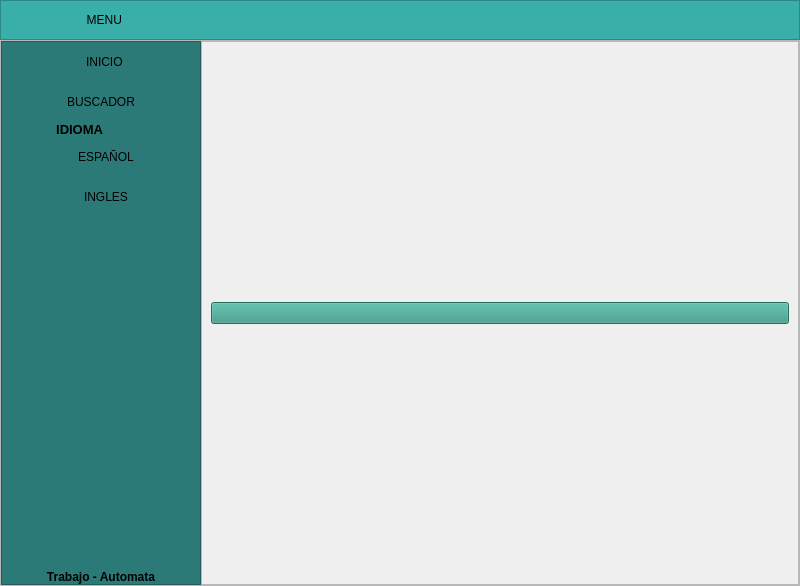
<?xml version="1.0" encoding="UTF-8"?>
<ui version="4.0">
 <class>MainWindow</class>
 <widget class="QMainWindow" name="MainWindow">
  <property name="geometry">
   <rect>
    <x>0</x>
    <y>0</y>
    <width>800</width>
    <height>586</height>
   </rect>
  </property>
  <property name="windowTitle">
   <string>MainWindow</string>
  </property>
  <widget class="QWidget" name="centralwidget">
   <layout class="QVBoxLayout" name="verticalLayout">
    <property name="spacing">
     <number>0</number>
    </property>
    <property name="leftMargin">
     <number>0</number>
    </property>
    <property name="topMargin">
     <number>0</number>
    </property>
    <property name="rightMargin">
     <number>0</number>
    </property>
    <property name="bottomMargin">
     <number>0</number>
    </property>
    <item>
     <widget class="QFrame" name="frame_superior">
      <property name="minimumSize">
       <size>
        <width>0</width>
        <height>40</height>
       </size>
      </property>
      <property name="maximumSize">
       <size>
        <width>16777215</width>
        <height>40</height>
       </size>
      </property>
      <property name="styleSheet">
       <string notr="true">background-color: rgb(58, 175, 169);</string>
      </property>
      <property name="frameShape">
       <enum>QFrame::StyledPanel</enum>
      </property>
      <property name="frameShadow">
       <enum>QFrame::Raised</enum>
      </property>
      <layout class="QHBoxLayout" name="horizontalLayout_2">
       <property name="spacing">
        <number>2</number>
       </property>
       <property name="leftMargin">
        <number>0</number>
       </property>
       <property name="topMargin">
        <number>0</number>
       </property>
       <property name="rightMargin">
        <number>0</number>
       </property>
       <property name="bottomMargin">
        <number>0</number>
       </property>
       <item>
        <widget class="QPushButton" name="bt_menu">
         <property name="minimumSize">
          <size>
           <width>200</width>
           <height>35</height>
          </size>
         </property>
         <property name="maximumSize">
          <size>
           <width>16777215</width>
           <height>35</height>
          </size>
         </property>
         <property name="styleSheet">
          <string notr="true">QPushButton{
background-color: #3AAFA9;
border-radius:0px;
}

QPushButton:hover{
background-color: white;
front: 87 12pt &quot;Arial Black&quot;;
}</string>
         </property>
         <property name="text">
          <string>  MENU</string>
         </property>
         <property name="icon">
          <iconset>
           <normaloff>../assets/MENU.png</normaloff>../assets/MENU.png</iconset>
         </property>
        </widget>
       </item>
       <item>
        <spacer name="horizontalSpacer">
         <property name="orientation">
          <enum>Qt::Horizontal</enum>
         </property>
         <property name="sizeHint" stdset="0">
          <size>
           <width>441</width>
           <height>20</height>
          </size>
         </property>
        </spacer>
       </item>
       <item>
        <widget class="QPushButton" name="bt_minimizar">
         <property name="styleSheet">
          <string notr="true">QPushButton{
border:0px;
}

QPushButton:hover{
border:5px solid #aa00ff;
background-color:#7a7a7a;
}</string>
         </property>
         <property name="text">
          <string/>
         </property>
         <property name="icon">
          <iconset>
           <normaloff>../assets/Minimizar.png</normaloff>../assets/Minimizar.png</iconset>
         </property>
         <property name="iconSize">
          <size>
           <width>32</width>
           <height>32</height>
          </size>
         </property>
        </widget>
       </item>
       <item>
        <widget class="QPushButton" name="bt_restaurar">
         <property name="styleSheet">
          <string notr="true">QPushButton{
border:0px;
}

QPushButton:hover{
border:5px solid #aa00ff;
background-color:#ffff00;
}</string>
         </property>
         <property name="text">
          <string/>
         </property>
         <property name="icon">
          <iconset>
           <normaloff>../assets/restaurar.png</normaloff>../assets/restaurar.png</iconset>
         </property>
         <property name="iconSize">
          <size>
           <width>32</width>
           <height>32</height>
          </size>
         </property>
        </widget>
       </item>
       <item>
        <widget class="QPushButton" name="bt_maximizar">
         <property name="styleSheet">
          <string notr="true">QPushButton{
border:0px;
}

QPushButton:hover{
border:5px solid #aa00ff;
background-color:#4423ff;
}</string>
         </property>
         <property name="text">
          <string/>
         </property>
         <property name="icon">
          <iconset>
           <normaloff>../assets/maximizar.png</normaloff>../assets/maximizar.png</iconset>
         </property>
         <property name="iconSize">
          <size>
           <width>32</width>
           <height>32</height>
          </size>
         </property>
        </widget>
       </item>
       <item>
        <widget class="QPushButton" name="bt_cerrar">
         <property name="maximumSize">
          <size>
           <width>16777215</width>
           <height>35</height>
          </size>
         </property>
         <property name="styleSheet">
          <string notr="true">QPushButton{
border:0px;
}

QPushButton:hover{
border:5px solid #aa00ff;
background-color:#ff0004;
}</string>
         </property>
         <property name="text">
          <string/>
         </property>
         <property name="icon">
          <iconset>
           <normaloff>../assets/cerrar2.png</normaloff>../assets/cerrar2.png</iconset>
         </property>
         <property name="iconSize">
          <size>
           <width>32</width>
           <height>32</height>
          </size>
         </property>
        </widget>
       </item>
      </layout>
     </widget>
    </item>
    <item>
     <widget class="QFrame" name="frame_inferior">
      <property name="frameShape">
       <enum>QFrame::StyledPanel</enum>
      </property>
      <property name="frameShadow">
       <enum>QFrame::Raised</enum>
      </property>
      <layout class="QHBoxLayout" name="horizontalLayout">
       <property name="spacing">
        <number>0</number>
       </property>
       <property name="leftMargin">
        <number>0</number>
       </property>
       <property name="topMargin">
        <number>0</number>
       </property>
       <property name="rightMargin">
        <number>0</number>
       </property>
       <property name="bottomMargin">
        <number>0</number>
       </property>
       <item>
        <widget class="QFrame" name="lateral">
         <property name="minimumSize">
          <size>
           <width>200</width>
           <height>25</height>
          </size>
         </property>
         <property name="maximumSize">
          <size>
           <width>0</width>
           <height>16777215</height>
          </size>
         </property>
         <property name="styleSheet">
          <string notr="true">QFrame{
background-color:#2B7A78;
}

QPushButton{
background-color:#2B7A78;
border-top-left-radius:20px;
border-bottom-left-radius:20px;

font: 75 12pt &quot;Arial Narrow&quot;;
}

QPushButton:hover{
background-color:white;
border-top-left-radius:20px;
border-bottom-left-radius:20px;

font: 75 12pt&quot;Arial Narrow&quot;;
}</string>
         </property>
         <property name="frameShape">
          <enum>QFrame::StyledPanel</enum>
         </property>
         <property name="frameShadow">
          <enum>QFrame::Raised</enum>
         </property>
         <layout class="QVBoxLayout" name="verticalLayout_3">
          <property name="spacing">
           <number>0</number>
          </property>
          <property name="leftMargin">
           <number>0</number>
          </property>
          <property name="topMargin">
           <number>0</number>
          </property>
          <property name="rightMargin">
           <number>0</number>
          </property>
          <property name="bottomMargin">
           <number>0</number>
          </property>
          <item>
           <widget class="QPushButton" name="BotonInicio">
            <property name="minimumSize">
             <size>
              <width>0</width>
              <height>40</height>
             </size>
            </property>
            <property name="maximumSize">
             <size>
              <width>16777215</width>
              <height>40</height>
             </size>
            </property>
            <property name="text">
             <string>  INICIO</string>
            </property>
            <property name="icon">
             <iconset>
              <normaloff>../assets/pngwing.com.png</normaloff>../assets/pngwing.com.png</iconset>
            </property>
            <property name="iconSize">
             <size>
              <width>32</width>
              <height>32</height>
             </size>
            </property>
           </widget>
          </item>
          <item>
           <widget class="QPushButton" name="Buscador">
            <property name="minimumSize">
             <size>
              <width>0</width>
              <height>40</height>
             </size>
            </property>
            <property name="maximumSize">
             <size>
              <width>16777215</width>
              <height>40</height>
             </size>
            </property>
            <property name="text">
             <string>BUSCADOR</string>
            </property>
            <property name="icon">
             <iconset>
              <normaloff>../assets/LUPA.png</normaloff>../assets/LUPA.png</iconset>
            </property>
            <property name="iconSize">
             <size>
              <width>32</width>
              <height>32</height>
             </size>
            </property>
           </widget>
          </item>
          <item>
           <widget class="QLabel" name="label_3">
            <property name="font">
             <font>
              <pointsize>10</pointsize>
              <weight>75</weight>
              <bold>true</bold>
             </font>
            </property>
            <property name="text">
             <string>               IDIOMA</string>
            </property>
           </widget>
          </item>
          <item>
           <widget class="QPushButton" name="Spanish">
            <property name="minimumSize">
             <size>
              <width>0</width>
              <height>40</height>
             </size>
            </property>
            <property name="maximumSize">
             <size>
              <width>16777215</width>
              <height>40</height>
             </size>
            </property>
            <property name="text">
             <string>   ESPAÑOL</string>
            </property>
            <property name="icon">
             <iconset>
              <normaloff>../assets/España.png</normaloff>../assets/España.png</iconset>
            </property>
            <property name="iconSize">
             <size>
              <width>32</width>
              <height>32</height>
             </size>
            </property>
           </widget>
          </item>
          <item>
           <widget class="QPushButton" name="English">
            <property name="minimumSize">
             <size>
              <width>0</width>
              <height>40</height>
             </size>
            </property>
            <property name="maximumSize">
             <size>
              <width>16777215</width>
              <height>40</height>
             </size>
            </property>
            <property name="text">
             <string>   INGLES</string>
            </property>
            <property name="icon">
             <iconset>
              <normaloff>../assets/USA.webp</normaloff>../assets/USA.webp</iconset>
            </property>
            <property name="iconSize">
             <size>
              <width>32</width>
              <height>32</height>
             </size>
            </property>
           </widget>
          </item>
          <item>
           <spacer name="verticalSpacer">
            <property name="orientation">
             <enum>Qt::Vertical</enum>
            </property>
            <property name="sizeHint" stdset="0">
             <size>
              <width>20</width>
              <height>297</height>
             </size>
            </property>
           </spacer>
          </item>
          <item>
           <widget class="QLabel" name="label">
            <property name="font">
             <font>
              <weight>75</weight>
              <bold>true</bold>
             </font>
            </property>
            <property name="text">
             <string>Trabajo - Automata</string>
            </property>
            <property name="alignment">
             <set>Qt::AlignCenter</set>
            </property>
           </widget>
          </item>
         </layout>
        </widget>
       </item>
       <item>
        <widget class="QFrame" name="frame_contenedor">
         <property name="frameShape">
          <enum>QFrame::StyledPanel</enum>
         </property>
         <property name="frameShadow">
          <enum>QFrame::Raised</enum>
         </property>
         <layout class="QVBoxLayout" name="verticalLayout_2">
          <property name="spacing">
           <number>0</number>
          </property>
          <property name="leftMargin">
           <number>0</number>
          </property>
          <property name="topMargin">
           <number>0</number>
          </property>
          <property name="rightMargin">
           <number>0</number>
          </property>
          <property name="bottomMargin">
           <number>0</number>
          </property>
          <item>
           <widget class="QStackedWidget" name="stackedWidget">
            <property name="currentIndex">
             <number>0</number>
            </property>
            <widget class="QWidget" name="page">
             <layout class="QVBoxLayout" name="verticalLayout_4">
              <item>
               <widget class="QPushButton" name="pushbutton">
                <property name="styleSheet">
                 <string notr="true">background-color: rgb(55, 150, 131);</string>
                </property>
                <property name="text">
                 <string/>
                </property>
                <property name="icon">
                 <iconset>
                  <normaloff>../assets/robot.png</normaloff>../assets/robot.png</iconset>
                </property>
                <property name="iconSize">
                 <size>
                  <width>500</width>
                  <height>500</height>
                 </size>
                </property>
               </widget>
              </item>
             </layout>
            </widget>
            <widget class="QWidget" name="page_2">
             <layout class="QVBoxLayout" name="verticalLayout_5">
              <item>
               <widget class="QFrame" name="frame">
                <property name="styleSheet">
                 <string notr="true">background-color: rgb(55, 150, 131);</string>
                </property>
                <property name="frameShape">
                 <enum>QFrame::StyledPanel</enum>
                </property>
                <property name="frameShadow">
                 <enum>QFrame::Raised</enum>
                </property>
                <widget class="QPushButton" name="pushButton_2">
                 <property name="geometry">
                  <rect>
                   <x>470</x>
                   <y>110</y>
                   <width>74</width>
                   <height>41</height>
                  </rect>
                 </property>
                 <property name="maximumSize">
                  <size>
                   <width>74</width>
                   <height>16777215</height>
                  </size>
                 </property>
                 <property name="styleSheet">
                  <string notr="true">background-color: rgb(222, 242, 241);</string>
                 </property>
                 <property name="text">
                  <string>Buscar</string>
                 </property>
                 <property name="icon">
                  <iconset>
                   <normaloff>../assets/LUPA.png</normaloff>../assets/LUPA.png</iconset>
                 </property>
                </widget>
                <widget class="QLabel" name="Etiqueta">
                 <property name="geometry">
                  <rect>
                   <x>10</x>
                   <y>100</y>
                   <width>461</width>
                   <height>61</height>
                  </rect>
                 </property>
                 <property name="font">
                  <font>
                   <pointsize>14</pointsize>
                   <weight>75</weight>
                   <bold>true</bold>
                  </font>
                 </property>
                 <property name="text">
                  <string>Inserte la palabra que desea buscar</string>
                 </property>
                 <property name="alignment">
                  <set>Qt::AlignCenter</set>
                 </property>
                </widget>
                <widget class="QTextBrowser" name="textBrowser">
                 <property name="geometry">
                  <rect>
                   <x>40</x>
                   <y>200</y>
                   <width>471</width>
                   <height>171</height>
                  </rect>
                 </property>
                 <property name="styleSheet">
                  <string notr="true">background-color: rgb(255, 255, 255);</string>
                 </property>
                </widget>
               </widget>
              </item>
             </layout>
            </widget>
           </widget>
          </item>
         </layout>
        </widget>
       </item>
      </layout>
     </widget>
    </item>
   </layout>
  </widget>
 </widget>
 <resources/>
 <connections/>
</ui>
